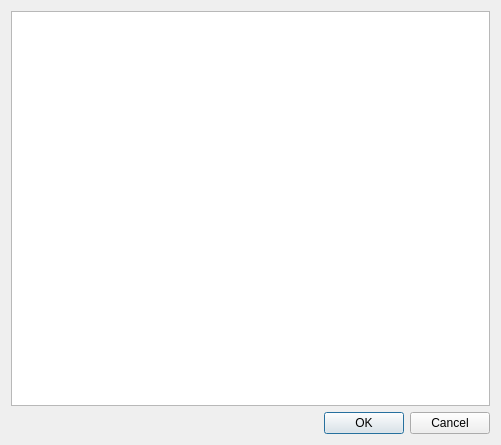
<?xml version="1.0" encoding="UTF-8"?>
<ui version="4.0">
 <class>Dialog2</class>
 <widget class="QDialog" name="Dialog2">
  <property name="geometry">
   <rect>
    <x>0</x>
    <y>0</y>
    <width>501</width>
    <height>445</height>
   </rect>
  </property>
  <property name="windowTitle">
   <string>Dialog</string>
  </property>
  <layout class="QVBoxLayout" name="verticalLayout">
   <item>
    <widget class="QGraphicsView" name="graphicsView"/>
   </item>
   <item>
    <widget class="QDialogButtonBox" name="buttonBox">
     <property name="orientation">
      <enum>Qt::Horizontal</enum>
     </property>
     <property name="standardButtons">
      <set>QDialogButtonBox::Cancel|QDialogButtonBox::Ok</set>
     </property>
    </widget>
   </item>
  </layout>
 </widget>
 <resources/>
 <connections>
  <connection>
   <sender>buttonBox</sender>
   <signal>accepted()</signal>
   <receiver>Dialog2</receiver>
   <slot>accept()</slot>
   <hints>
    <hint type="sourcelabel">
     <x>248</x>
     <y>254</y>
    </hint>
    <hint type="destinationlabel">
     <x>157</x>
     <y>274</y>
    </hint>
   </hints>
  </connection>
  <connection>
   <sender>buttonBox</sender>
   <signal>rejected()</signal>
   <receiver>Dialog2</receiver>
   <slot>reject()</slot>
   <hints>
    <hint type="sourcelabel">
     <x>316</x>
     <y>260</y>
    </hint>
    <hint type="destinationlabel">
     <x>286</x>
     <y>274</y>
    </hint>
   </hints>
  </connection>
 </connections>
</ui>
